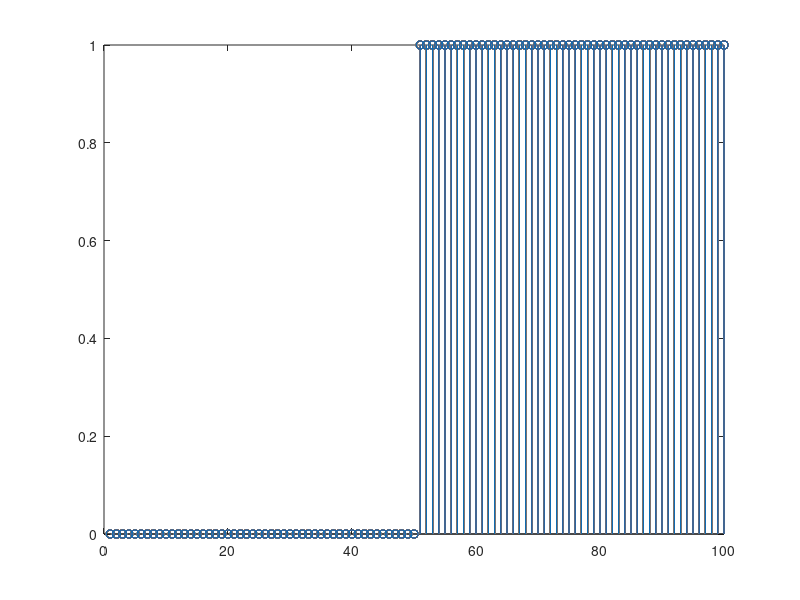

Here is the MATLAB script that generated this plot:
clear
clc
z= zeros(50);
o=ones(50);
unit_step=[z;o];
title("Unit Step Function");
xlabel("Discrete Samples, n");
ylabel("Data Sequence"); 
stem(unit_step);
